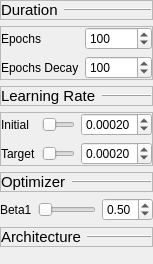
                         <widget class="QWidget" name="scrollAreaWidgetContents_4">
                          <property name="geometry">
                           <rect>
                            <x>0</x>
                            <y>0</y>
                            <width>138</width>
                            <height>264</height>
                           </rect>
                          </property>
                          <layout class="QVBoxLayout" name="verticalLayout_15">
                           <property name="leftMargin">
                            <number>0</number>
                           </property>
                           <property name="topMargin">
                            <number>0</number>
                           </property>
                           <property name="rightMargin">
                            <number>0</number>
                           </property>
                           <property name="bottomMargin">
                            <number>0</number>
                           </property>
                           <item>
                            <widget class="QFrame" name="frame_31">
                             <property name="frameShape">
                              <enum>QFrame::StyledPanel</enum>
                             </property>
                             <property name="frameShadow">
                              <enum>QFrame::Raised</enum>
                             </property>
                             <layout class="QHBoxLayout" name="horizontalLayout_38">
                              <property name="leftMargin">
                               <number>0</number>
                              </property>
                              <property name="topMargin">
                               <number>0</number>
                              </property>
                              <property name="rightMargin">
                               <number>0</number>
                              </property>
                              <property name="bottomMargin">
                               <number>0</number>
                              </property>
                              <item>
                               <widget class="QLabel" name="label_57">
                                <property name="sizePolicy">
                                 <sizepolicy hsizetype="Maximum" vsizetype="Preferred">
                                  <horstretch>0</horstretch>
                                  <verstretch>0</verstretch>
                                 </sizepolicy>
                                </property>
                                <property name="font">
                                 <font>
                                  <pointsize>11</pointsize>
                                 </font>
                                </property>
                                <property name="frameShape">
                                 <enum>QFrame::NoFrame</enum>
                                </property>
                                <property name="frameShadow">
                                 <enum>QFrame::Raised</enum>
                                </property>
                                <property name="text">
                                 <string>Duration</string>
                                </property>
                               </widget>
                              </item>
                              <item>
                               <widget class="Line" name="line_11">
                                <property name="frameShadow">
                                 <enum>QFrame::Raised</enum>
                                </property>
                                <property name="orientation">
                                 <enum>Qt::Horizontal</enum>
                                </property>
                               </widget>
                              </item>
                             </layout>
                            </widget>
                           </item>
                           <item>
                            <widget class="QFrame" name="frame_21">
                             <property name="sizePolicy">
                              <sizepolicy hsizetype="Preferred" vsizetype="Maximum">
                               <horstretch>0</horstretch>
                               <verstretch>0</verstretch>
                              </sizepolicy>
                             </property>
                             <property name="frameShape">
                              <enum>QFrame::StyledPanel</enum>
                             </property>
                             <property name="frameShadow">
                              <enum>QFrame::Raised</enum>
                             </property>
                             <layout class="QFormLayout" name="formLayout_8">
                              <property name="leftMargin">
                               <number>0</number>
                              </property>
                              <property name="topMargin">
                               <number>0</number>
                              </property>
                              <property name="rightMargin">
                               <number>0</number>
                              </property>
                              <property name="bottomMargin">
                               <number>0</number>
                              </property>
                              <item row="0" column="0">
                               <widget class="QLabel" name="label_32">
                                <property name="text">
                                 <string>Epochs</string>
                                </property>
                               </widget>
                              </item>
                              <item row="0" column="1">
                               <widget class="QSpinBox" name="gen_epochs">
                                <property name="minimum">
                                 <number>1</number>
                                </property>
                                <property name="maximum">
                                 <number>999999</number>
                                </property>
                                <property name="value">
                                 <number>100</number>
                                </property>
                               </widget>
                              </item>
                              <item row="1" column="0">
                               <widget class="QLabel" name="label_31">
                                <property name="text">
                                 <string>Epochs Decay</string>
                                </property>
                               </widget>
                              </item>
                              <item row="1" column="1">
                               <widget class="QSpinBox" name="gen_epochs_decay">
                                <property name="minimum">
                                 <number>1</number>
                                </property>
                                <property name="maximum">
                                 <number>999999</number>
                                </property>
                                <property name="value">
                                 <number>100</number>
                                </property>
                               </widget>
                              </item>
                             </layout>
                            </widget>
                           </item>
                           <item>
                            <widget class="QFrame" name="frame_40">
                             <property name="frameShape">
                              <enum>QFrame::StyledPanel</enum>
                             </property>
                             <property name="frameShadow">
                              <enum>QFrame::Raised</enum>
                             </property>
                             <layout class="QHBoxLayout" name="horizontalLayout_41">
                              <property name="leftMargin">
                               <number>0</number>
                              </property>
                              <property name="topMargin">
                               <number>0</number>
                              </property>
                              <property name="rightMargin">
                               <number>0</number>
                              </property>
                              <property name="bottomMargin">
                               <number>0</number>
                              </property>
                              <item>
                               <widget class="QLabel" name="label_60">
                                <property name="sizePolicy">
                                 <sizepolicy hsizetype="Maximum" vsizetype="Preferred">
                                  <horstretch>0</horstretch>
                                  <verstretch>0</verstretch>
                                 </sizepolicy>
                                </property>
                                <property name="font">
                                 <font>
                                  <pointsize>11</pointsize>
                                 </font>
                                </property>
                                <property name="frameShape">
                                 <enum>QFrame::NoFrame</enum>
                                </property>
                                <property name="frameShadow">
                                 <enum>QFrame::Raised</enum>
                                </property>
                                <property name="text">
                                 <string>Learning Rate</string>
                                </property>
                               </widget>
                              </item>
                              <item>
                               <widget class="Line" name="line_14">
                                <property name="frameShadow">
                                 <enum>QFrame::Raised</enum>
                                </property>
                                <property name="orientation">
                                 <enum>Qt::Horizontal</enum>
                                </property>
                               </widget>
                              </item>
                             </layout>
                            </widget>
                           </item>
                           <item>
                            <widget class="QFrame" name="frame_41">
                             <property name="frameShape">
                              <enum>QFrame::StyledPanel</enum>
                             </property>
                             <property name="frameShadow">
                              <enum>QFrame::Raised</enum>
                             </property>
                             <layout class="QFormLayout" name="formLayout_15">
                              <property name="leftMargin">
                               <number>0</number>
                              </property>
                              <property name="topMargin">
                               <number>0</number>
                              </property>
                              <property name="rightMargin">
                               <number>0</number>
                              </property>
                              <property name="bottomMargin">
                               <number>0</number>
                              </property>
                              <item row="0" column="0">
                               <widget class="QLabel" name="label_7">
                                <property name="text">
                                 <string>Initial</string>
                                </property>
                               </widget>
                              </item>
                              <item row="1" column="0">
                               <widget class="QLabel" name="label_33">
                                <property name="text">
                                 <string>Target</string>
                                </property>
                               </widget>
                              </item>
                              <item row="0" column="1">
                               <layout class="QHBoxLayout" name="horizontalLayout_22">
                                <item>
                                 <widget class="QSlider" name="gen_lr_initial_slider">
                                  <property name="maximum">
                                   <number>100</number>
                                  </property>
                                  <property name="value">
                                   <number>2</number>
                                  </property>
                                  <property name="orientation">
                                   <enum>Qt::Horizontal</enum>
                                  </property>
                                 </widget>
                                </item>
                                <item>
                                 <widget class="QDoubleSpinBox" name="gen_lr_initial">
                                  <property name="decimals">
                                   <number>5</number>
                                  </property>
                                  <property name="minimum">
                                   <double>0.000000000000000</double>
                                  </property>
                                  <property name="maximum">
                                   <double>0.100000000000000</double>
                                  </property>
                                  <property name="singleStep">
                                   <double>0.000100000000000</double>
                                  </property>
                                  <property name="value">
                                   <double>0.000200000000000</double>
                                  </property>
                                 </widget>
                                </item>
                               </layout>
                              </item>
                              <item row="1" column="1">
                               <layout class="QHBoxLayout" name="horizontalLayout_23">
                                <item>
                                 <widget class="QSlider" name="gen_lr_target_slider">
                                  <property name="maximum">
                                   <number>100</number>
                                  </property>
                                  <property name="value">
                                   <number>2</number>
                                  </property>
                                  <property name="orientation">
                                   <enum>Qt::Horizontal</enum>
                                  </property>
                                 </widget>
                                </item>
                                <item>
                                 <widget class="QDoubleSpinBox" name="gen_lr_target">
                                  <property name="decimals">
                                   <number>5</number>
                                  </property>
                                  <property name="minimum">
                                   <double>0.000000000000000</double>
                                  </property>
                                  <property name="maximum">
                                   <double>0.100000000000000</double>
                                  </property>
                                  <property name="singleStep">
                                   <double>0.000100000000000</double>
                                  </property>
                                  <property name="value">
                                   <double>0.000200000000000</double>
                                  </property>
                                 </widget>
                                </item>
                               </layout>
                              </item>
                             </layout>
                            </widget>
                           </item>
                           <item>
                            <widget class="QFrame" name="frame_39">
                             <property name="frameShape">
                              <enum>QFrame::StyledPanel</enum>
                             </property>
                             <property name="frameShadow">
                              <enum>QFrame::Raised</enum>
                             </property>
                             <layout class="QHBoxLayout" name="horizontalLayout_40">
                              <property name="leftMargin">
                               <number>0</number>
                              </property>
                              <property name="topMargin">
                               <number>0</number>
                              </property>
                              <property name="rightMargin">
                               <number>0</number>
                              </property>
                              <property name="bottomMargin">
                               <number>0</number>
                              </property>
                              <item>
                               <widget class="QLabel" name="label_59">
                                <property name="sizePolicy">
                                 <sizepolicy hsizetype="Maximum" vsizetype="Preferred">
                                  <horstretch>0</horstretch>
                                  <verstretch>0</verstretch>
                                 </sizepolicy>
                                </property>
                                <property name="font">
                                 <font>
                                  <pointsize>11</pointsize>
                                 </font>
                                </property>
                                <property name="frameShape">
                                 <enum>QFrame::NoFrame</enum>
                                </property>
                                <property name="frameShadow">
                                 <enum>QFrame::Raised</enum>
                                </property>
                                <property name="text">
                                 <string>Optimizer</string>
                                </property>
                               </widget>
                              </item>
                              <item>
                               <widget class="Line" name="line_13">
                                <property name="frameShadow">
                                 <enum>QFrame::Raised</enum>
                                </property>
                                <property name="orientation">
                                 <enum>Qt::Horizontal</enum>
                                </property>
                               </widget>
                              </item>
                             </layout>
                            </widget>
                           </item>
                           <item>
                            <layout class="QFormLayout" name="formLayout_12">
                             <item row="0" column="0">
                              <widget class="QLabel" name="label_14">
                               <property name="text">
                                <string>Beta1</string>
                               </property>
                              </widget>
                             </item>
                             <item row="0" column="1">
                              <layout class="QHBoxLayout" name="horizontalLayout_14">
                               <item>
                                <widget class="QSlider" name="gen_optim_beta1_slider">
                                 <property name="maximum">
                                  <number>250</number>
                                 </property>
                                 <property name="orientation">
                                  <enum>Qt::Horizontal</enum>
                                 </property>
                                </widget>
                               </item>
                               <item>
                                <widget class="QDoubleSpinBox" name="gen_optim_beta1">
                                 <property name="maximum">
                                  <double>2.500000000000000</double>
                                 </property>
                                 <property name="singleStep">
                                  <double>0.100000000000000</double>
                                 </property>
                                 <property name="value">
                                  <double>0.500000000000000</double>
                                 </property>
                                </widget>
                               </item>
                              </layout>
                             </item>
                            </layout>
                           </item>
                           <item>
                            <widget class="QFrame" name="frame_38">
                             <property name="frameShape">
                              <enum>QFrame::StyledPanel</enum>
                             </property>
                             <property name="frameShadow">
                              <enum>QFrame::Raised</enum>
                             </property>
                             <layout class="QHBoxLayout" name="horizontalLayout_39">
                              <property name="leftMargin">
                               <number>0</number>
                              </property>
                              <property name="topMargin">
                               <number>0</number>
                              </property>
                              <property name="rightMargin">
                               <number>0</number>
                              </property>
                              <property name="bottomMargin">
                               <number>0</number>
                              </property>
                              <item>
                               <widget class="QLabel" name="label_58">
                                <property name="sizePolicy">
                                 <sizepolicy hsizetype="Maximum" vsizetype="Preferred">
                                  <horstretch>0</horstretch>
                                  <verstretch>0</verstretch>
                                 </sizepolicy>
                                </property>
                                <property name="font">
                                 <font>
                                  <pointsize>11</pointsize>
                                 </font>
                                </property>
                                <property name="frameShape">
                                 <enum>QFrame::NoFrame</enum>
                                </property>
                                <property name="frameShadow">
                                 <enum>QFrame::Raised</enum>
                                </property>
                                <property name="text">
                                 <string>Architecture</string>
                                </property>
                               </widget>
                              </item>
                              <item>
                               <widget class="Line" name="line_12">
                                <property name="frameShadow">
                                 <enum>QFrame::Raised</enum>
                                </property>
                                <property name="orientation">
                                 <enum>Qt::Horizontal</enum>
                                </property>
                               </widget>
                              </item>
                             </layout>
                            </widget>
                           </item>
                           <item>
                            <spacer name="verticalSpacer_9">
                             <property name="orientation">
                              <enum>Qt::Vertical</enum>
                             </property>
                             <property name="sizeHint" stdset="0">
                              <size>
                               <width>20</width>
                               <height>40</height>
                              </size>
                             </property>
                            </spacer>
                           </item>
                          </layout>
                         </widget>
